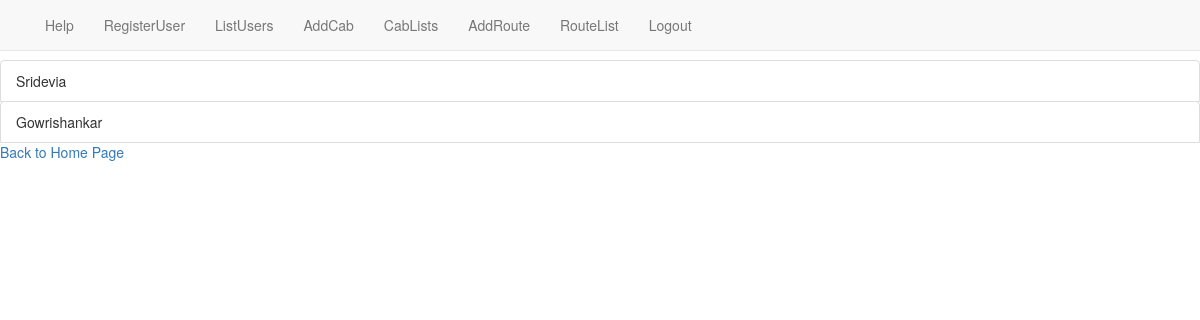
Page /listRegisteredUser (signed in) on the earlier database version.
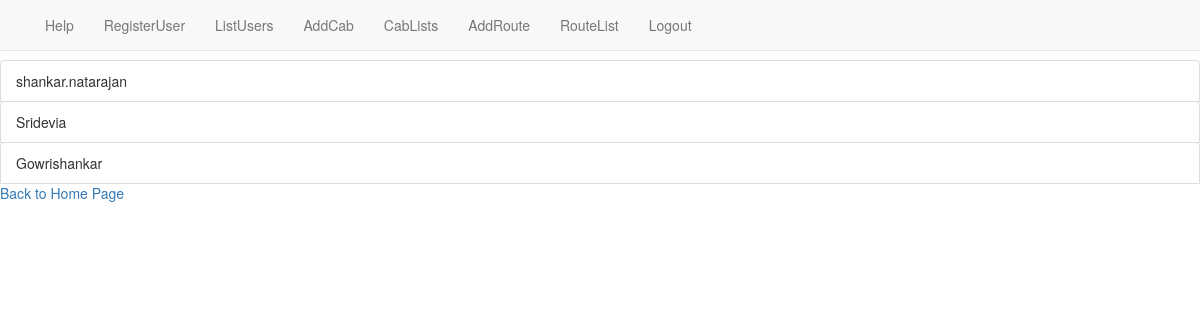
Same page on the later database version.
### MasterApp/models.py (models this page shows, shortened)
class UserRegistration(models.Model):
    user=models.OneToOneField(User,on_delete=models.CASCADE)
    DOB=models.DateField(null=False,max_length=10)
    updatedDate=models.DateField(null=False,max_length=10)
    phoneNumber=models.CharField(max_length=10,unique=True,null=False)
    address=models.CharField(max_length=254,null=True)
    image=models.ImageField(null=True,upload_to='userProfilePicture')

### AdminOperations/views.py (the view)
# urls.py: path('listRegisteredUser',views.listRegisteredUser.as_view(),name='listRegisteredUser'),
@method_decorator(commonDecorators,name='dispatch')
class listRegisteredUser(ListView):
    model=models.UserRegistration
    queryset = models.UserRegistration.objects.order_by('-user')
    context_object_name='usersList'
    template_name='listRegisteredUser.html'

### AdminOperations/templates/listRegisteredUser.html
<!DOCTYPE html>
{% extends 'baseHtml.html' %}
{% block content %}
<html>
    <head>
    </head>
    <body>
        {% if usersList %}
            {% for userIter in usersList %}
            <ul class="list-group">
                <li class="list-group-item">{{userIter.user.username}}</li>
            {% endfor %}
        {% endif %}
        <div>
            <a href="{% url 'masterApp' %}">Back to Home Page</a>
        </div>
    </body>
</html>
{% endblock %}

Differences in the rows shown:
added UserRegistration: user.username "shankar.natarajan"
